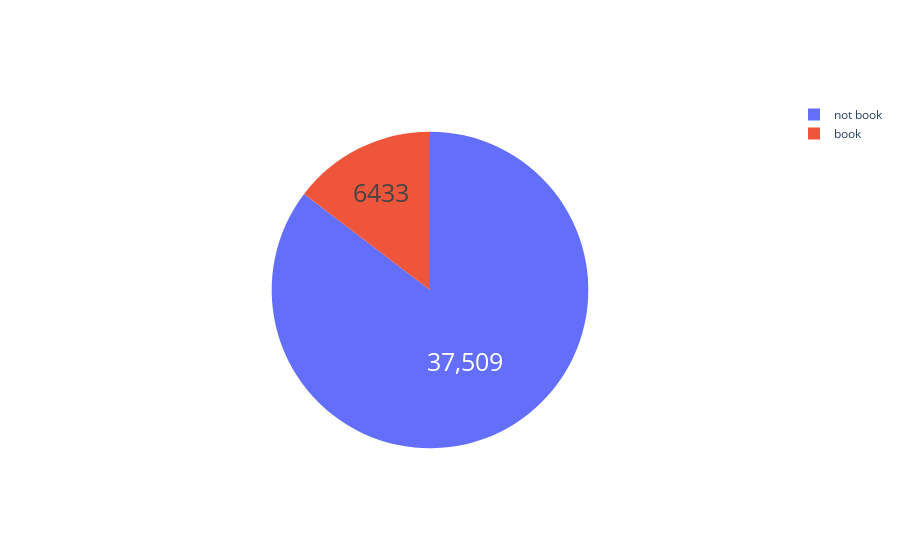

Here is the notebook cell this chart was saved with:
### Code cell
iplot([trace])

### Figure 1 — Plotly figure (JSON) as saved in the notebook; plotly's stock layout.template omitted (floating-point values rounded to 4 significant figures)
{"data": [{"hoverinfo": "label+percent", "labels": ["not book", "book"], "pull": [0, 0, 0, 0.2, 0], "textfont": {"size": 25}, "textinfo": "value", "type": "pie", "values": [37509, 6433]}], "layout": {}}
